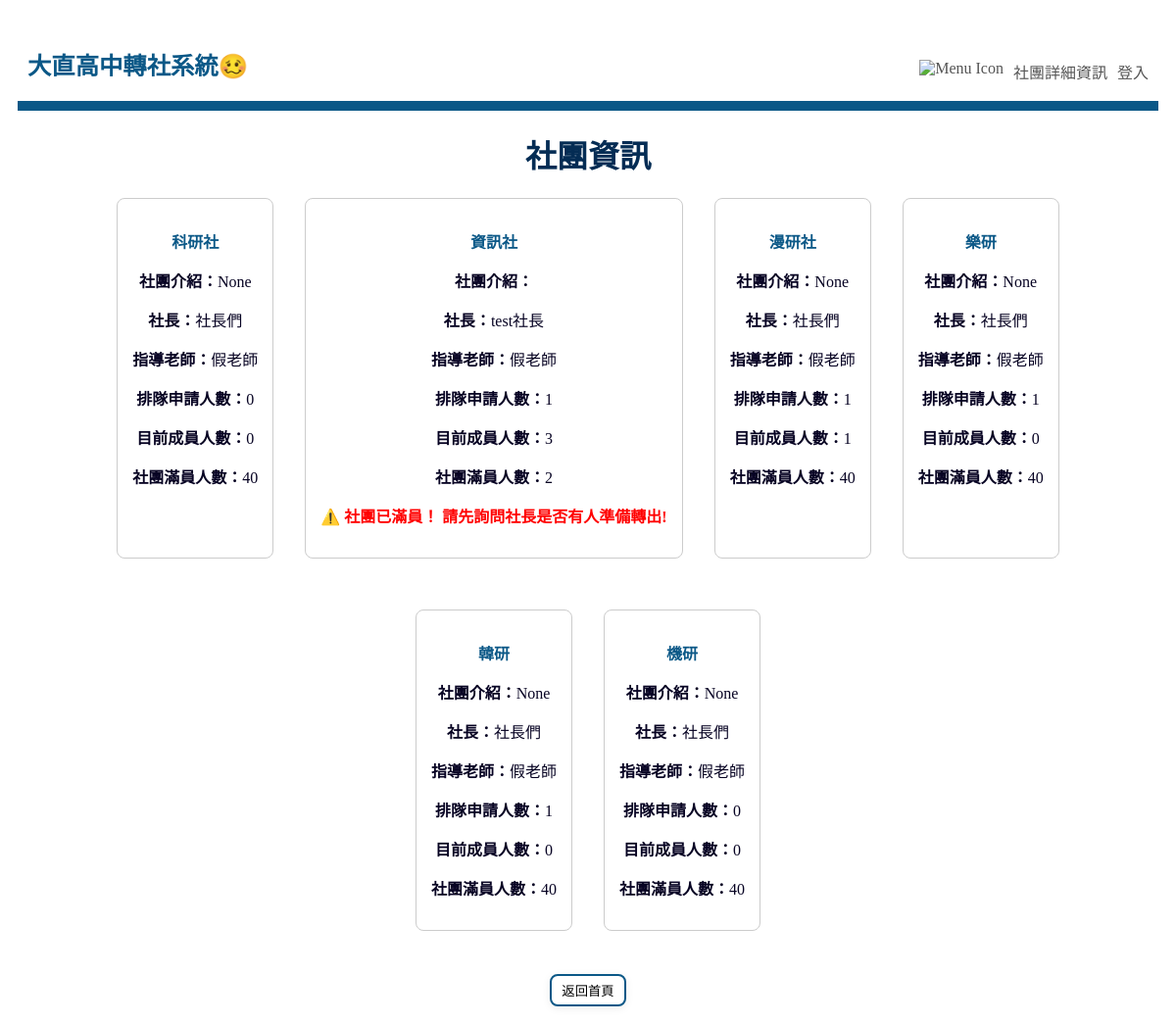
The page /transfer/detail/ on the database as committed earlier.
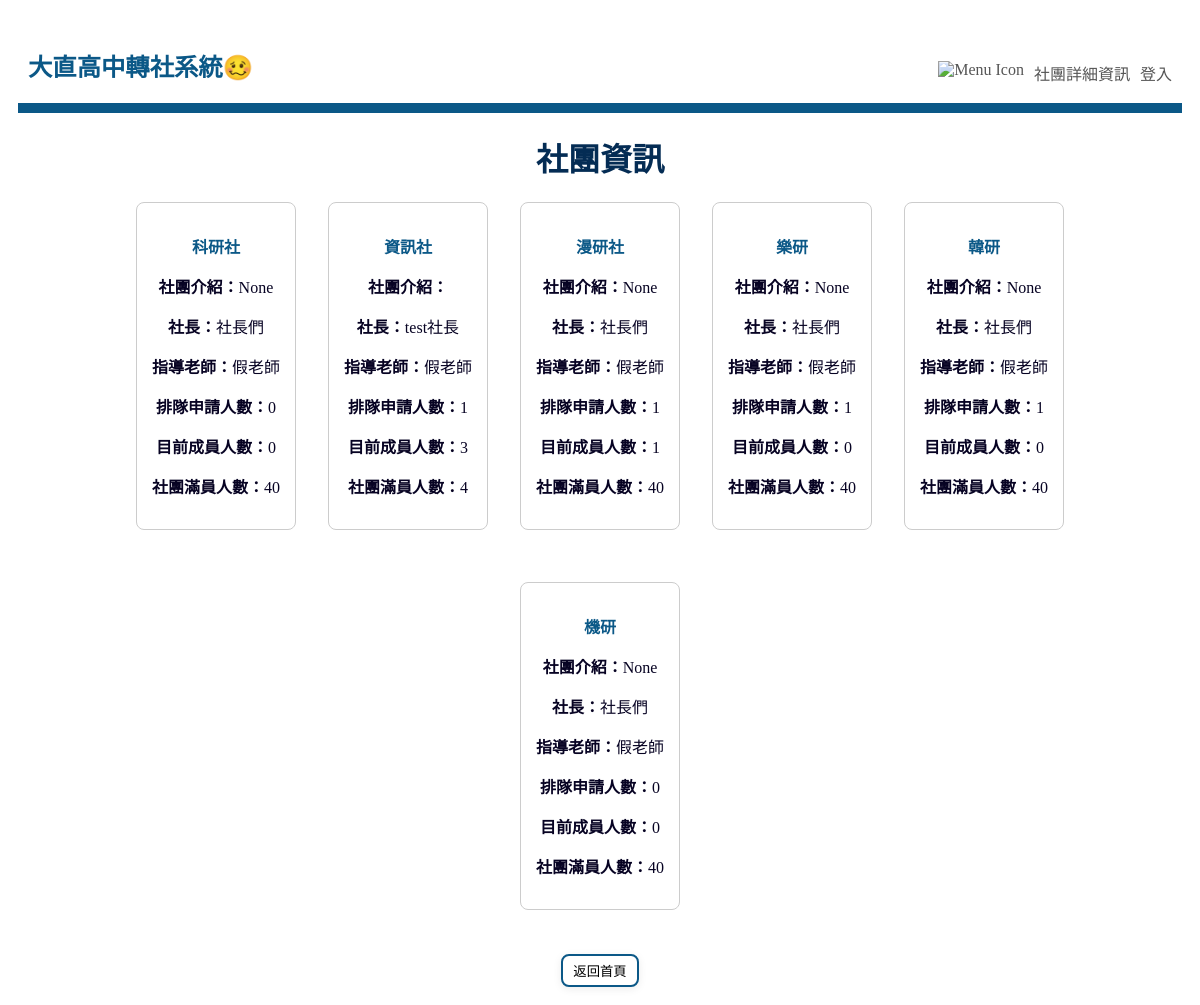
The same page on the database as committed later.
### transfer/models.py (models this page shows, shortened)
class Club(models.Model):
    name = models.CharField(max_length=100, unique=True, verbose_name="社團名稱")
    max_participants = models.IntegerField(verbose_name="人數上限")
    founder = models.ForeignKey(User, on_delete=models.SET_NULL, null = True,related_name='founded_clubs', verbose_name="社長")
    teacher = models.ForeignKey(User, on_delete=models.SET_NULL, null = True, related_name='taught_clubs', verbose_name="指導老師")
    description = models.TextField(max_length=200, unique=True, verbose_name="社團介紹", blank=True, null=True)

### transfer/views.py (the view)
# urls.py: path('detail/', views.detail, name='club_detail'),
def detail(request):
    clubs = Club.objects.all()
    return render(request, 'transfer/detail.html', {'clubs': clubs})

### transfer/templates/transfer/detail.html (shortened to what this page needs)
{% extends "base.html" %}
{% block main %}
    <body>
        <h1>社團資訊</h1>
        <nav class="info-list">
            {% for club in clubs %}
                <nav class="info" style="border: 1px solid #ccc; padding: 15px; margin-bottom: 20px; border-radius: 8px;">
                    <p style="color: #0b5887;"><strong>{{ club.name }}</strong></p>
                    <p><strong>社團介紹：</strong>{{ club.description }}</p>
                    <p><strong>社長：</strong>{{ club.founder.username }}</p>
                    <p><strong>指導老師：</strong>{{ club.teacher.username }}</p>
                    <p><strong>排隊申請人數：</strong>{{ club.incoming_requests.count }}</p>
                    <p><strong>目前成員人數：</strong>{{ club.members.count }}</p>
                    <p><strong>社團滿員人數：</strong>{{ club.max_participants }}</p>
                    {% if club.members.count >= club.max_participants %}
                        <p style="color: red; font-weight: bold;">⚠️ 社團已滿員！
                            請先詢問社長是否有人準備轉出!</p>
                    {% endif %}
                </nav>
            {% endfor %}
        </nav>
        <button class="bot"><a href="{% url 'index' %}">返回首頁</a></button>
    </body>
{% endblock %}

### transfer/templates/base.html (shortened to what this page needs)
{% load static %}
<!DOCTYPE html>
<html lang="zn-hant">
<head>
    <link rel="stylesheet" href="{% static 'style.css' %}">
</head>
<body>
    <nav class="toolbar">
        <div class="toolbar-logo" href="{% url 'index' %}">
            <h3><strong>大直高中轉社系統🥴</strong></h3>
        </div>
        <div class="toolbar-menu">
            <a class="toolbar-item" href="{% url 'index' %}"><img src="https://cdn-icons-png.flaticon.com/512/1946/1946488.png" alt="Menu Icon" style="width:24px; height:24px;"></a>
            <a class="toolbar-item" href="{% url 'club_detail' %}">社團詳細資訊</a>
            {% if not user.is_authenticated %}
                <a class="toolbar-item" href="{% url 'login' %}">登入</a>
            {% endif %}
        </div>
    </nav>
    {% block main %}{% endblock %}
</body>
</html>

### static/style.css (style rules this page uses)
body { font-family: "Microsoft JhengHei", serif; background-color: #ffffff; color: #070323; padding: 10px; text-align: center; }
h1 { color: #042c54; }
h3 { margin-top: 20px; margin-bottom: 10px; }
a { color: #000000; text-decoration: none; }
.toolbar { display: flex; justify-content: space-between; align-items: flex-end; background-color: #ffffff; padding: 10px 10px; border-bottom: 10px solid #0b5887; }
.toolbar-logo { font-size: 1.3rem; font-weight: bold; color: #0b5887; }
.toolbar-menu { display: flex; gap: 10px; }
.toolbar-item { color: #555555; font-weight: 500; font-size: 1rem; padding-bottom: 5px; border-bottom: 3px solid transparent; transition: all 0.2s ease-in-out; }
.bot { background-color: #ffffff; border: 2px solid #0b5887; border-radius: 8px; padding: 5px 10px; box-shadow: 0 2px 8px rgba(0,0,0,0.08); transition: transform 0.15s; }
nav.info { border: 1px solid #ccc; padding: 15px; margin-bottom: 20px; border-radius: 8px; }
.info-list { display: flex; flex-wrap: wrap; gap: 32px; justify-content: center; margin-bottom: 24px; padding: 0 32px; background-color: #ffffff; }

Rows that differ between the two databases and show on the page:
changed Club "資訊社": max_participants "2" → "4"; no longer shows "⚠️ 社團已滿員！ 請先詢問社長是否有人準備轉出!"
